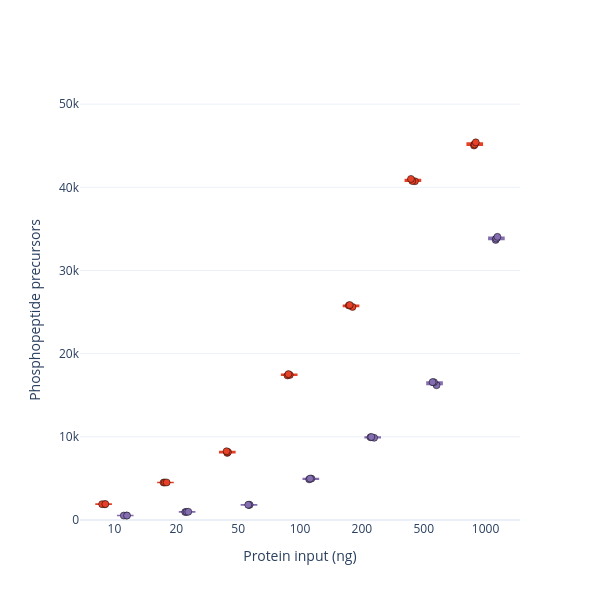

Notebook code cell kept with this figure:
### Markdown cell above
# Supplementary Figure 4a

FF/FFPE phosphopeptide-precursor depth across the protein-input dilution series (mouse brain) — the precursor-level mirror of Fig. 4a (Class I sites), same grouped-box convention and FF/FFPE colours. Phosphopeptide precursors = unique phosphorylated precursors (`EG.PrecursorId`), localization-independent, per Bekker-Jensen et al. 2020 (n = 3 per input).

### Code cell
# Supplementary Figure 4a — FF/FFPE phosphopeptide-precursor depth vs input (precursor-level mirror of Fig. 4a).
# Phosphopeptide precursors = unique phosphorylated precursors (EG.PrecursorId), localization-independent,
# per Bekker-Jensen 2020. Counted per RUN, decoys removed (n=3 per input). Grouped box, as Fig. 4a.
import os, glob
import numpy as np, pandas as pd
import plotly.graph_objects as go
from core import _hex_to_rgba

PREC_DIR = r'pride_data/analysis_data/figure4'
INPUTS = [10, 20, 50, 100, 200, 500, 1000]
FF_COLOR, FFPE_COLOR = '#e64126', '#846db1'      # match Figure 4

def count_phosphoprecursors_per_run(path):
    """Unique phosphorylated precursors (EG.PrecursorId) per run; decoys removed."""
    df = pd.read_csv(path, sep='\t',
                     usecols=['R.FileName', 'EG.ModifiedSequence', 'EG.PrecursorId', 'EG.IsDecoy'],
                     low_memory=False)
    decoy = (df['EG.IsDecoy'].astype(str).str.lower().isin(['true', '1'])
             if df['EG.IsDecoy'].dtype != bool else df['EG.IsDecoy'])
    df = df[~decoy]
    df = df[df['EG.ModifiedSequence'].astype(str).str.contains('Phospho', case=False, na=False)]
    return df.groupby('R.FileName')['EG.PrecursorId'].nunique().tolist()

def find_prec(material, ng):
    hits = glob.glob(os.path.join(PREC_DIR, f'*dilser_{material}_{ng}ng_Report.tsv'))
    return hits[0] if hits else None

ff_prec_counts, ffpe_prec_counts = {}, {}
for ng in INPUTS:
    fp, pp = find_prec('FF', ng), find_prec('FFPE', ng)
    if fp: ff_prec_counts[ng] = count_phosphoprecursors_per_run(fp)
    if pp: ffpe_prec_counts[ng] = count_phosphoprecursors_per_run(pp)

rows = [ng for ng in INPUTS if ng in ff_prec_counts and ng in ffpe_prec_counts]
summary = pd.DataFrame({
    'FF_mean':   [int(np.mean(ff_prec_counts[ng]))   for ng in rows],
    'FFPE_mean': [int(np.mean(ffpe_prec_counts[ng])) for ng in rows],
}, index=rows)
summary['FF/FFPE'] = (summary['FF_mean'] / summary['FFPE_mean']).round(2)
summary.index.name = 'input_ng'
print(summary.to_string())

xcat = [str(n) for n in INPUTS]
fig = go.Figure()
for label, counts, color in [('Fresh-frozen', ff_prec_counts, FF_COLOR), ('FFPE', ffpe_prec_counts, FFPE_COLOR)]:
    fig.add_trace(go.Box(
        y=[v for ng in INPUTS if ng in counts for v in counts[ng]],
        x=[str(ng) for ng in INPUTS if ng in counts for _ in counts[ng]],
        name=label, boxpoints='all', jitter=0.3, pointpos=0,
        marker=dict(size=7, color=color, line=dict(width=0.5, color='black')),
        line=dict(color=color, width=1.5), fillcolor=_hex_to_rgba(color, 0.15)))
fig.update_layout(width=600, height=600, template='plotly_white', boxmode='group',
                  xaxis_title='Protein input (ng)', yaxis_title='Phosphopeptide precursors', showlegend=False)
fig.update_xaxes(categoryorder='array', categoryarray=xcat)
fig.update_yaxes(range = [0,50500])
fig.show()
#fig.write_image(r'figures/figure4/suppl_figure4a.pdf', width=600, height=600)

### Figure 1 — Plotly figure (JSON) as saved in the notebook; plotly's stock layout.template omitted (floating-point values rounded to 4 significant figures)
{"data": [{"boxpoints": "all", "fillcolor": "rgba(230, 65, 38, 0.15)", "jitter": 0.3, "line": {"color": "#e64126", "width": 1.5}, "marker": {"color": "#e64126", "line": {"color": "black", "width": 0.5}, "size": 7}, "name": "Fresh-frozen", "pointpos": 0, "type": "box", "x": ["10", "10", "10", "20", "20", "20", "50", "50", "50", "100", "100", "100", "200", "200", "200", "500", "500", "500", "1000", "1000", "1000"], "y": [1891, 1906, 1915, 4513, 4502, 4512, 8066, 8184, 8267, 17441, 17379, 17542, 25619, 25847, 25796, 40763, 40726, 41008, 45406, 45153, 45026]}, {"boxpoints": "all", "fillcolor": "rgba(132, 109, 177, 0.15)", "jitter": 0.3, "line": {"color": "#846db1", "width": 1.5}, "marker": {"color": "#846db1", "line": {"color": "black", "width": 0.5}, "size": 7}, "name": "FFPE", "pointpos": 0, "type": "box", "x": ["10", "10", "10", "20", "20", "20", "50", "50", "50", "100", "100", "100", "200", "200", "200", "500", "500", "500", "1000", "1000", "1000"], "y": [537, 532, 534, 988, 951, 976, 1826, 1810, 1826, 4982, 4885, 4978, 9982, 9882, 9951, 16575, 16208, 16581, 34049, 33847, 33677]}], "layout": {"boxmode": "group", "height": 600, "showlegend": false, "width": 600, "xaxis": {"categoryarray": ["10", "20", "50", "100", "200", "500", "1000"], "categoryorder": "array", "title": {"text": "Protein input (ng)"}}, "yaxis": {"range": [0, 50500], "title": {"text": "Phosphopeptide precursors"}}}}
